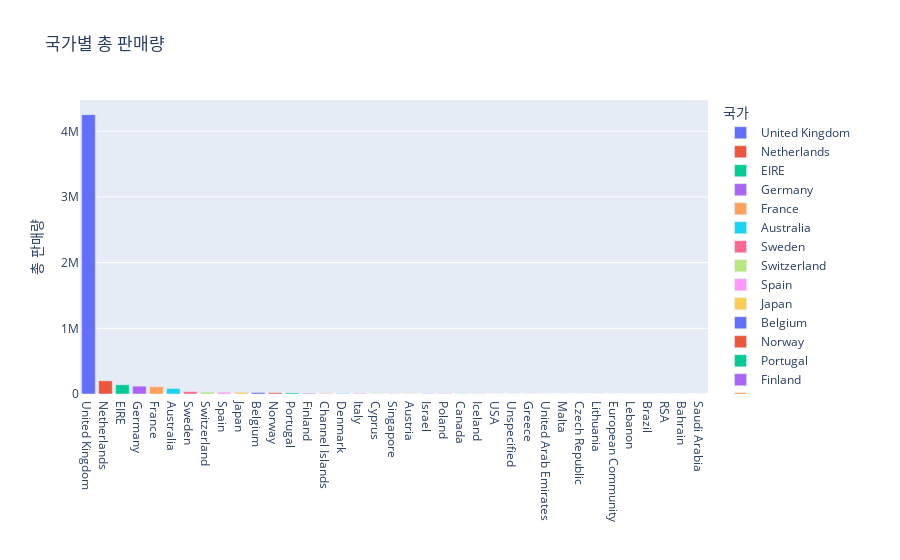

Notebook code for this chart:
### Code cell
country_sales = ecom_df.groupby('Country')['Quantity'].sum().reset_index().sort_values(by='Quantity', ascending=False)
fig = px.bar(country_sales, x='Country', y='Quantity', color='Country',title='국가별 총 판매량',labels={'Quantity': '총 판매량', 'Country': '국가'})
fig.update_layout(xaxis=dict(title=''), yaxis=dict(title='총 판매량'))
fig.show()

### Figure 1 — Plotly figure (JSON) as saved in the notebook; plotly's stock layout.template omitted (floating-point values rounded to 4 significant figures)
{"data": [{"alignmentgroup": "True", "hovertemplate": "국가=%{x}<br>총 판매량=%{y}<extra></extra>", "legendgroup": "United Kingdom", "marker": {"color": "#636efa", "pattern": {"shape": ""}}, "name": "United Kingdom", "offsetgroup": "United Kingdom", "orientation": "v", "showlegend": true, "textposition": "auto", "type": "bar", "x": ["United Kingdom"], "xaxis": "x", "y": [4254037], "yaxis": "y"}, {"alignmentgroup": "True", "hovertemplate": "국가=%{x}<br>총 판매량=%{y}<extra></extra>", "legendgroup": "Netherlands", "marker": {"color": "#EF553B", "pattern": {"shape": ""}}, "name": "Netherlands", "offsetgroup": "Netherlands", "orientation": "v", "showlegend": true, "textposition": "auto", "type": "bar", "x": ["Netherlands"], "xaxis": "x", "y": [200937], "yaxis": "y"}, {"alignmentgroup": "True", "hovertemplate": "국가=%{x}<br>총 판매량=%{y}<extra></extra>", "legendgroup": "EIRE", "marker": {"color": "#00cc96", "pattern": {"shape": ""}}, "name": "EIRE", "offsetgroup": "EIRE", "orientation": "v", "showlegend": true, "textposition": "auto", "type": "bar", "x": ["EIRE"], "xaxis": "x", "y": [140383], "yaxis": "y"}, {"alignmentgroup": "True", "hovertemplate": "국가=%{x}<br>총 판매량=%{y}<extra></extra>", "legendgroup": "Germany", "marker": {"color": "#ab63fa", "pattern": {"shape": ""}}, "name": "Germany", "offsetgroup": "Germany", "orientation": "v", "showlegend": true, "textposition": "auto", "type": "bar", "x": ["Germany"], "xaxis": "x", "y": [119156], "yaxis": "y"}, {"alignmentgroup": "True", "hovertemplate": "국가=%{x}<br>총 판매량=%{y}<extra></extra>", "legendgroup": "France", "marker": {"color": "#FFA15A", "pattern": {"shape": ""}}, "name": "France", "offsetgroup": "France", "orientation": "v", "showlegend": true, "textposition": "auto", "type": "bar", "x": ["France"], "xaxis": "x", "y": [111429], "yaxis": "y"}, {"alignmentgroup": "True", "hovertemplate": "국가=%{x}<br>총 판매량=%{y}<extra></extra>", "legendgroup": "Australia", "marker": {"color": "#19d3f3", "pattern": {"shape": ""}}, "name": "Australia", "offsetgroup": "Australia", "orientation": "v", "showlegend": true, "textposition": "auto", "type": "bar", "x": ["Australia"], "xaxis": "x", "y": [84199], "yaxis": "y"}, {"alignmentgroup": "True", "hovertemplate": "국가=%{x}<br>총 판매량=%{y}<extra></extra>", "legendgroup": "Sweden", "marker": {"color": "#FF6692", "pattern": {"shape": ""}}, "name": "Sweden", "offsetgroup": "Sweden", "orientation": "v", "showlegend": true, "textposition": "auto", "type": "bar", "x": ["Sweden"], "xaxis": "x", "y": [36078], "yaxis": "y"}, {"alignmentgroup": "True", "hovertemplate": "국가=%{x}<br>총 판매량=%{y}<extra></extra>", "legendgroup": "Switzerland", "marker": {"color": "#B6E880", "pattern": {"shape": ""}}, "name": "Switzerland", "offsetgroup": "Switzerland", "orientation": "v", "showlegend": true, "textposition": "auto", "type": "bar", "x": ["Switzerland"], "xaxis": "x", "y": [30083], "yaxis": "y"}, {"alignmentgroup": "True", "hovertemplate": "국가=%{x}<br>총 판매량=%{y}<extra></extra>", "legendgroup": "Spain", "marker": {"color": "#FF97FF", "pattern": {"shape": ""}}, "name": "Spain", "offsetgroup": "Spain", "orientation": "v", "showlegend": true, "textposition": "auto", "type": "bar", "x": ["Spain"], "xaxis": "x", "y": [27944], "yaxis": "y"}, {"alignmentgroup": "True", "hovertemplate": "국가=%{x}<br>총 판매량=%{y}<extra></extra>", "legendgroup": "Japan", "marker": {"color": "#FECB52", "pattern": {"shape": ""}}, "name": "Japan", "offsetgroup": "Japan", "orientation": "v", "showlegend": true, "textposition": "auto", "type": "bar", "x": ["Japan"], "xaxis": "x", "y": [26016], "yaxis": "y"}, {"alignmentgroup": "True", "hovertemplate": "국가=%{x}<br>총 판매량=%{y}<extra></extra>", "legendgroup": "Belgium", "marker": {"color": "#636efa", "pattern": {"shape": ""}}, "name": "Belgium", "offsetgroup": "Belgium", "orientation": "v", "showlegend": true, "textposition": "auto", "type": "bar", "x": ["Belgium"], "xaxis": "x", "y": [23237], "yaxis": "y"}, {"alignmentgroup": "True", "hovertemplate": "국가=%{x}<br>총 판매량=%{y}<extra></extra>", "legendgroup": "Norway", "marker": {"color": "#EF553B", "pattern": {"shape": ""}}, "name": "Norway", "offsetgroup": "Norway", "orientation": "v", "showlegend": true, "textposition": "auto", "type": "bar", "x": ["Norway"], "xaxis": "x", "y": [19338], "yaxis": "y"}, {"alignmentgroup": "True", "hovertemplate": "국가=%{x}<br>총 판매량=%{y}<extra></extra>", "legendgroup": "Portugal", "marker": {"color": "#00cc96", "pattern": {"shape": ""}}, "name": "Portugal", "offsetgroup": "Portugal", "orientation": "v", "showlegend": true, "textposition": "auto", "type": "bar", "x": ["Portugal"], "xaxis": "x", "y": [16095], "yaxis": "y"}, {"alignmentgroup": "True", "hovertemplate": "국가=%{x}<br>총 판매량=%{y}<extra></extra>", "legendgroup": "Finland", "marker": {"color": "#ab63fa", "pattern": {"shape": ""}}, "name": "Finland", "offsetgroup": "Finland", "orientation": "v", "showlegend": true, "textposition": "auto", "type": "bar", "x": ["Finland"], "xaxis": "x", "y": [10704], "yaxis": "y"}, {"alignmentgroup": "True", "hovertemplate": "국가=%{x}<br>총 판매량=%{y}<extra></extra>", "legendgroup": "Channel Islands", "marker": {"color": "#FFA15A", "pattern": {"shape": ""}}, "name": "Channel Islands", "offsetgroup": "Channel Islands", "orientation": "v", "showlegend": true, "textposition": "auto", "type": "bar", "x": ["Channel Islands"], "xaxis": "x", "y": [9485], "yaxis": "y"}, {"alignmentgroup": "True", "hovertemplate": "국가=%{x}<br>총 판매량=%{y}<extra></extra>", "legendgroup": "Denmark", "marker": {"color": "#19d3f3", "pattern": {"shape": ""}}, "name": "Denmark", "offsetgroup": "Denmark", "orientation": "v", "showlegend": true, "textposition": "auto", "type": "bar", "x": ["Denmark"], "xaxis": "x", "y": [8235], "yaxis": "y"}, {"alignmentgroup": "True", "hovertemplate": "국가=%{x}<br>총 판매량=%{y}<extra></extra>", "legendgroup": "Italy", "marker": {"color": "#FF6692", "pattern": {"shape": ""}}, "name": "Italy", "offsetgroup": "Italy", "orientation": "v", "showlegend": true, "textposition": "auto", "type": "bar", "x": ["Italy"], "xaxis": "x", "y": [8112], "yaxis": "y"}, {"alignmentgroup": "True", "hovertemplate": "국가=%{x}<br>총 판매량=%{y}<extra></extra>", "legendgroup": "Cyprus", "marker": {"color": "#B6E880", "pattern": {"shape": ""}}, "name": "Cyprus", "offsetgroup": "Cyprus", "orientation": "v", "showlegend": true, "textposition": "auto", "type": "bar", "x": ["Cyprus"], "xaxis": "x", "y": [6340], "yaxis": "y"}, {"alignmentgroup": "True", "hovertemplate": "국가=%{x}<br>총 판매량=%{y}<extra></extra>", "legendgroup": "Singapore", "marker": {"color": "#FF97FF", "pattern": {"shape": ""}}, "name": "Singapore", "offsetgroup": "Singapore", "orientation": "v", "showlegend": true, "textposition": "auto", "type": "bar", "x": ["Singapore"], "xaxis": "x", "y": [5241], "yaxis": "y"}, {"alignmentgroup": "True", "hovertemplate": "국가=%{x}<br>총 판매량=%{y}<extra></extra>", "legendgroup": "Austria", "marker": {"color": "#FECB52", "pattern": {"shape": ""}}, "name": "Austria", "offsetgroup": "Austria", "orientation": "v", "showlegend": true, "textposition": "auto", "type": "bar", "x": ["Austria"], "xaxis": "x", "y": [4881], "yaxis": "y"}, {"alignmentgroup": "True", "hovertemplate": "국가=%{x}<br>총 판매량=%{y}<extra></extra>", "legendgroup": "Israel", "marker": {"color": "#636efa", "pattern": {"shape": ""}}, "name": "Israel", "offsetgroup": "Israel", "orientation": "v", "showlegend": true, "textposition": "auto", "type": "bar", "x": ["Israel"], "xaxis": "x", "y": [4043], "yaxis": "y"}, {"alignmentgroup": "True", "hovertemplate": "국가=%{x}<br>총 판매량=%{y}<extra></extra>", "legendgroup": "Poland", "marker": {"color": "#EF553B", "pattern": {"shape": ""}}, "name": "Poland", "offsetgroup": "Poland", "orientation": "v", "showlegend": true, "textposition": "auto", "type": "bar", "x": ["Poland"], "xaxis": "x", "y": [3684], "yaxis": "y"}, {"alignmentgroup": "True", "hovertemplate": "국가=%{x}<br>총 판매량=%{y}<extra></extra>", "legendgroup": "Canada", "marker": {"color": "#00cc96", "pattern": {"shape": ""}}, "name": "Canada", "offsetgroup": "Canada", "orientation": "v", "showlegend": true, "textposition": "auto", "type": "bar", "x": ["Canada"], "xaxis": "x", "y": [2763], "yaxis": "y"}, {"alignmentgroup": "True", "hovertemplate": "국가=%{x}<br>총 판매량=%{y}<extra></extra>", "legendgroup": "Iceland", "marker": {"color": "#ab63fa", "pattern": {"shape": ""}}, "name": "Iceland", "offsetgroup": "Iceland", "orientation": "v", "showlegend": true, "textposition": "auto", "type": "bar", "x": ["Iceland"], "xaxis": "x", "y": [2458], "yaxis": "y"}, {"alignmentgroup": "True", "hovertemplate": "국가=%{x}<br>총 판매량=%{y}<extra></extra>", "legendgroup": "USA", "marker": {"color": "#FFA15A", "pattern": {"shape": ""}}, "name": "USA", "offsetgroup": "USA", "orientation": "v", "showlegend": true, "textposition": "auto", "type": "bar", "x": ["USA"], "xaxis": "x", "y": [2458], "yaxis": "y"}, {"alignmentgroup": "True", "hovertemplate": "국가=%{x}<br>총 판매량=%{y}<extra></extra>", "legendgroup": "Unspecified", "marker": {"color": "#19d3f3", "pattern": {"shape": ""}}, "name": "Unspecified", "offsetgroup": "Unspecified", "orientation": "v", "showlegend": true, "textposition": "auto", "type": "bar", "x": ["Unspecified"], "xaxis": "x", "y": [1785], "yaxis": "y"}, {"alignmentgroup": "True", "hovertemplate": "국가=%{x}<br>총 판매량=%{y}<extra></extra>", "legendgroup": "Greece", "marker": {"color": "#FF6692", "pattern": {"shape": ""}}, "name": "Greece", "offsetgroup": "Greece", "orientation": "v", "showlegend": true, "textposition": "auto", "type": "bar", "x": ["Greece"], "xaxis": "x", "y": [1557], "yaxis": "y"}, {"alignmentgroup": "True", "hovertemplate": "국가=%{x}<br>총 판매량=%{y}<extra></extra>", "legendgroup": "United Arab Emirates", "marker": {"color": "#B6E880", "pattern": {"shape": ""}}, "name": "United Arab Emirates", "offsetgroup": "United Arab Emirates", "orientation": "v", "showlegend": true, "textposition": "auto", "type": "bar", "x": ["United Arab Emirates"], "xaxis": "x", "y": [982], "yaxis": "y"}, {"alignmentgroup": "True", "hovertemplate": "국가=%{x}<br>총 판매량=%{y}<extra></extra>", "legendgroup": "Malta", "marker": {"color": "#FF97FF", "pattern": {"shape": ""}}, "name": "Malta", "offsetgroup": "Malta", "orientation": "v", "showlegend": true, "textposition": "auto", "type": "bar", "x": ["Malta"], "xaxis": "x", "y": [970], "yaxis": "y"}, {"alignmentgroup": "True", "hovertemplate": "국가=%{x}<br>총 판매량=%{y}<extra></extra>", "legendgroup": "Czech Republic", "marker": {"color": "#FECB52", "pattern": {"shape": ""}}, "name": "Czech Republic", "offsetgroup": "Czech Republic", "orientation": "v", "showlegend": true, "textposition": "auto", "type": "bar", "x": ["Czech Republic"], "xaxis": "x", "y": [671], "yaxis": "y"}, {"alignmentgroup": "True", "hovertemplate": "국가=%{x}<br>총 판매량=%{y}<extra></extra>", "legendgroup": "Lithuania", "marker": {"color": "#636efa", "pattern": {"shape": ""}}, "name": "Lithuania", "offsetgroup": "Lithuania", "orientation": "v", "showlegend": true, "textposition": "auto", "type": "bar", "x": ["Lithuania"], "xaxis": "x", "y": [652], "yaxis": "y"}, {"alignmentgroup": "True", "hovertemplate": "국가=%{x}<br>총 판매량=%{y}<extra></extra>", "legendgroup": "European Community", "marker": {"color": "#EF553B", "pattern": {"shape": ""}}, "name": "European Community", "offsetgroup": "European Community", "orientation": "v", "showlegend": true, "textposition": "auto", "type": "bar", "x": ["European Community"], "xaxis": "x", "y": [499], "yaxis": "y"}, {"alignmentgroup": "True", "hovertemplate": "국가=%{x}<br>총 판매량=%{y}<extra></extra>", "legendgroup": "Lebanon", "marker": {"color": "#00cc96", "pattern": {"shape": ""}}, "name": "Lebanon", "offsetgroup": "Lebanon", "orientation": "v", "showlegend": true, "textposition": "auto", "type": "bar", "x": ["Lebanon"], "xaxis": "x", "y": [386], "yaxis": "y"}, {"alignmentgroup": "True", "hovertemplate": "국가=%{x}<br>총 판매량=%{y}<extra></extra>", "legendgroup": "Brazil", "marker": {"color": "#ab63fa", "pattern": {"shape": ""}}, "name": "Brazil", "offsetgroup": "Brazil", "orientation": "v", "showlegend": true, "textposition": "auto", "type": "bar", "x": ["Brazil"], "xaxis": "x", "y": [356], "yaxis": "y"}, {"alignmentgroup": "True", "hovertemplate": "국가=%{x}<br>총 판매량=%{y}<extra></extra>", "legendgroup": "RSA", "marker": {"color": "#FFA15A", "pattern": {"shape": ""}}, "name": "RSA", "offsetgroup": "RSA", "orientation": "v", "showlegend": true, "textposition": "auto", "type": "bar", "x": ["RSA"], "xaxis": "x", "y": [352], "yaxis": "y"}, {"alignmentgroup": "True", "hovertemplate": "국가=%{x}<br>총 판매량=%{y}<extra></extra>", "legendgroup": "Bahrain", "marker": {"color": "#19d3f3", "pattern": {"shape": ""}}, "name": "Bahrain", "offsetgroup": "Bahrain", "orientation": "v", "showlegend": true, "textposition": "auto", "type": "bar", "x": ["Bahrain"], "xaxis": "x", "y": [260], "yaxis": "y"}, {"alignmentgroup": "True", "hovertemplate": "국가=%{x}<br>총 판매량=%{y}<extra></extra>", "legendgroup": "Saudi Arabia", "marker": {"color": "#FF6692", "pattern": {"shape": ""}}, "name": "Saudi Arabia", "offsetgroup": "Saudi Arabia", "orientation": "v", "showlegend": true, "textposition": "auto", "type": "bar", "x": ["Saudi Arabia"], "xaxis": "x", "y": [80], "yaxis": "y"}], "layout": {"barmode": "relative", "legend": {"title": {"text": "국가"}, "tracegroupgap": 0}, "title": {"text": "국가별 총 판매량"}, "xaxis": {"anchor": "y", "categoryarray": ["United Kingdom", "Netherlands", "EIRE", "Germany", "France", "Australia", "Sweden", "Switzerland", "Spain", "Japan", "Belgium", "Norway", "Portugal", "Finland", "Channel Islands", "Denmark", "Italy", "Cyprus", "Singapore", "Austria", "Israel", "Poland", "Canada", "Iceland", "USA", "Unspecified", "Greece", "United Arab Emirates", "Malta", "Czech Republic", "Lithuania", "European Community", "Lebanon", "Brazil", "RSA", "Bahrain", "Saudi Arabia"], "categoryorder": "array", "domain": [0, 1], "title": {"text": ""}}, "yaxis": {"anchor": "x", "domain": [0, 1], "title": {"text": "총 판매량"}}}}
